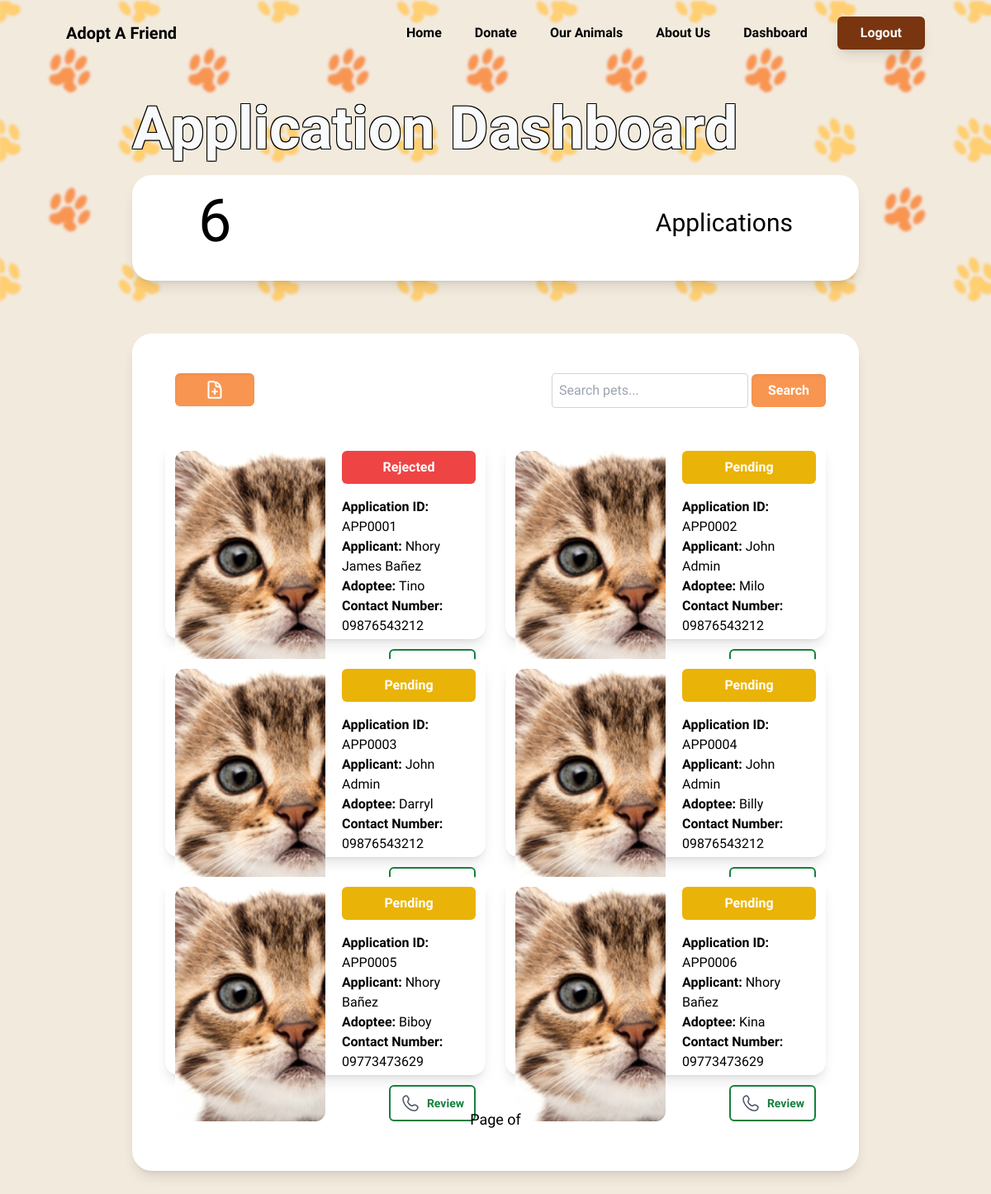
Before: /staff/dashboard/applications/ (signed in) with the older database file.
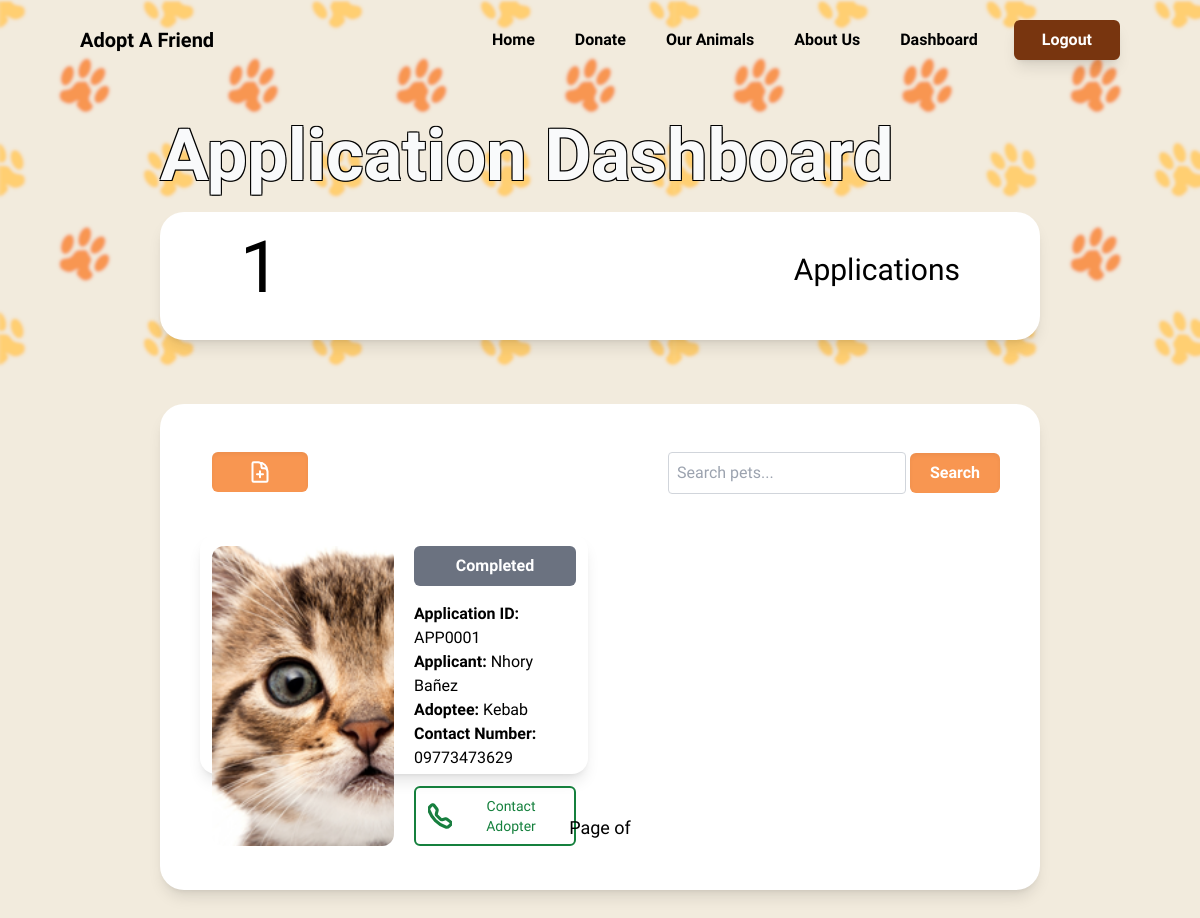
After: the same page with the newer database file.
### pets/models.py (models this page shows, shortened)
class Application(models.Model):
    applicationId = models.CharField(max_length=10, default=generate_application_key, primary_key=True, unique=True)
    pet = models.ForeignKey(Pet, null=False, on_delete=models.CASCADE)
    user = models.ForeignKey(Users, null=False, on_delete=models.CASCADE)
    adopteeFirstName = models.CharField(max_length=50, null=False, blank=False)
    adopteeLastName = models.CharField(max_length=50, null=False, blank=False)
    adopteeHomeAddress = models.CharField(max_length=300, null=False, blank=False)
    adopteeContactNum = models.CharField(max_length=15, null=False, blank=False)
    picture = models.ImageField(blank=False, null=False, upload_to='static/application_pics', default="static/default.png")
    status = models.CharField(max_length=50, choices=APPLICATION_STATUS ,null=False, blank=False, default="Pending")
    preferredModeOfInterview =  models.CharField(max_length=50, choices=INTERVIEW_MODE ,null=False, blank=False, default="")
    modeOfInterview =  models.CharField(max_length=50, choices=INTERVIEW_MODE ,null=False, blank=False, default="")
    staffComment = models.TextField(max_length=300, null=False, blank=True, default='')
    interviewDate = models.DateField(null=True, blank=True)
    interviewTime = models.TimeField(null=True, default=None, blank=True)
    inPersonVisitDate = models.DateField(null=True, blank=True)
    inPersonVisitTime = models.TimeField(null=True, default=None, blank=True)
    created_at = models.DateTimeField(default=timezone.now)

class Pet(models.Model):
    petId = models.CharField(max_length=10, default=generate_pet_key, primary_key=True, unique=True)
    petName = models.CharField(max_length=50, null=False, blank=False, unique=True)
    animalType = models.CharField(max_length=20, choices=ANIMAL_TYPES_CHOICES, null=False, blank=False)
    breed = models.CharField(max_length=50, null=False, blank=False)
    petAge = models.CharField(max_length=50, null=False, blank=False, choices=PET_AGE_CHOICES)
    petGender = models.CharField(max_length=20, choices=GENDER_CHOICES, null=False, blank=False, default="")
    petSize = models.CharField(max_length=20, choices=PET_SIZE_CHOICES, null=False, blank=False)
    petColor = models.CharField(max_length=20, choices=COLOR_CHOICES, null=False, blank=False, default="")
    petDescription = models.TextField(max_length=500, blank=True, null=True)
    petPersonality = models.CharField(max_length=50, choices=PERSONALITY_CHOICES, blank=False, null=False, default="")
    dateAcquired = models.DateField(blank=False, null=False, default=timezone.now)
    isTrained = models.BooleanField(default=False)
    slug = models.SlugField(unique=True, blank=True)

### staff/decorators.py (the view)
    def _wrapped_view(request, *args, **kwargs):
        if not request.user.is_staff:
            return HttpResponseForbidden("You don't have permission to access this page.")
        return view_func(request, *args, **kwargs)

### staff/views.py (called while the page is built)
@staff_required
def staff_application_dashboard(request):
    application = Application.objects.all()
    total_application_count = application.count()
    query = request.GET.get('q')
    if query:
        application = application.filter(
            Q(campaignName__icontains=query) |
            Q(campaignId__icontains=query)
            )
    return render(request, 'staff/staff_application_dashboard.html', {
        'application':application,
        'total_application_count': total_application_count})

### staff/templates/staff/staff_application_dashboard.html (shortened to what this page needs)
{% extends 'staff/base.html' %}
{% load static %}
{% block image %} <img src="{% static '\image\dashboard.png' %}" alt="" class="absolute"> {% endblock %}
{% block content %}
<div>
    <h1 class="relative ml-40 mt-10 text-7xl text-shadows text-gray-50 font-bold" style="font-family: 'Imprima'">
        Application Dashboard
    </h1>
</div>
<div class="mx-40 mt-5 relative">
    <div class="h-32 bg-white rounded-3xl shadow-lg flex justify-between" style="font-family: 'Imprima';">
        <h1 class="text-7xl py-5 pl-20 total-pets-count">{{ total_application_count }}</h1>
        <h1 class="text-3xl py-10 pr-20 flex justify-end">Applications</h1>
    </div>
</div>
<div class="mt-16 mb-16 py-12 px-10 mx-40 bg-white rounded-3xl relative shadow-lg" style="font-family: 'Imprima';">
    <div class="flex justify-between">
        <div class="flex">
            <a href="" class="ml-3">
                <button class="text-shadows shadow-inner transition ease-in-out delay-150 font-semibold text-white px-9 py-2 rounded-md hover:-translate-y-1 hover:scale-110 duration-300" style="background-color: #f89651;">
                </button>
            </a>
        </div>
        <form method="GET" action="{% url 'pet_page' %}" class="mb-4">
            <input type="text" name="q" placeholder="Search pets..." class="p-2 border border-gray-300 rounded">
            <button type="submit" class="shadow-inner transition ease-in-out delay-150 font-semibold text-white px-5 py-2 rounded-md hover:-translate-y-1 hover:scale-110 duration-300" style="background-color: #f89651;">Search</button>
        </form>
    </div>
    <div class="grid grid-cols-2 gap-x-6 justify-center mx-auto max-w-screen-xl">
        {% for application in application %}
    <div class="w-full h-60 p-3 rounded-2xl shadow-lg mt-6 grid grid-cols-2 bg-white">
        <div class="h-full bg-gray-200 rounded-xl" style="background-image: url('{{ application.picture.url }}'); background-size: cover;"></div>
        <div class="ml-5 flex flex-col">
        {% if application.status == "Pending" %}
            <div class="bg-yellow-500 rounded-md text-gray-600 py-2 px-5">
                <h1 class="text-white font-bold text-center">Pending</h1>
            </div>
        {% elif application.status == "On Hold" %}
            <div class="bg-blue-500 rounded-md text-gray-600 py-2 px-5">
                <h1 class="text-white font-bold text-center">On Hold</h1>
            </div>
        {% elif application.status == "Accepted" %}
            <div class="bg-green-700 rounded-md text-gray-600 py-2 px-5">
                <h1 class="text-white font-bold text-center">Accepted</h1>
            </div>
        {% elif application.status == "Rejected" %}
            <div class="bg-red-500 rounded-md text-gray-600 py-2 px-5">
                <h1 class="text-white font-bold text-center">Rejected</h1>
            </div>
        {% elif application.status == "Interviewing" %}
            <div class="bg-purple-500 rounded-md text-gray-600 py-2 px-5">
                <h1 class="text-white font-bold text-center">Interviewing</h1>
            </div>
        {% elif application.status == "Evaluating" %}
            <div class="bg-indigo-500 rounded-md text-gray-600 py-2 px-5">
                <h1 class="text-white font-bold text-center">Evaluating</h1>
            </div>
        {% elif application.status == "Completed" %}
            <div class="bg-gray-500 rounded-md text-gray-600 py-2 px-5">
                <h1 class="text-white font-bold text-center">Completed</h1>
            </div>
        {% endif %}
                <div class="my-4 flex flex-col justify-between">
                    <h1 class=""><b> Application ID: </b>{{application.applicationId}}</h1>
                    <h1 class=""><b> Applicant: </b>{{ application.adopteeFirstName }} {{ application.adopteeLastName }}</h1>
                    <h1 class=""><b> Adoptee: </b>{{ application.pet.petName }}</h1>
                    <h1 class=""><b> Contact Number: </b>{{ application.adopteeContactNum }}</h1>
                </div>
                {% if application.status == "Completed"%}
                    <div class="flex justify-end">
                        <div class="py-2 px-3 border-green-700 border-2 rounded-md text-gray-600 hover:scale-110 duration-200 hover:cursor-pointer">
                            <a href="{% url 'chat' applicationId=application.applicationId %}">
                                <div class="flex gap-2">
                                    <button class="text-sm text-green-700">Contact Adopter</button>
                                </div>
                            </a>
                        </div>
                    </div>
                {% else %}
                    <div class="flex justify-end">
                        <div class="py-2 px-3 border-green-700 border-2 rounded-md text-gray-600 hover:scale-110 duration-200 hover:cursor-pointer">
                            <a href="{% url 'review_application' application_id=application.applicationId %}">
                                <div class="flex gap-2">
                                    <button class="font-semibold text-sm text-green-700">Review</button>
                                </div>
                            </a>
                        </div>
                    </div>
                {% endif %}
            </div>
        </div>
        {% endfor %}
    </div>
        <div class="mt-10 flex justify-center col-span-4">
            <span class="">
                <span class="text-lg mx-4">
                    Page {{ pets.number }} of {{ pets.paginator.num_pages }}
                </span>
            </span>
        </div>
    </div>
{% endblock %}

### staff/templates/staff/base.html (shortened to what this page needs)
{% load static %}
<!DOCTYPE html>
<html lang="en">
<head>
    <script src="https://cdn.tailwindcss.com"></script>
    <link href="https://cdnjs.cloudflare.com/ajax/libs/flowbite/2.1.1/flowbite.min.css" rel="stylesheet" />
</head>
<body style="background-color: #f2ebdd;">
    {% block image %} {% endblock %}
    <div>
        <nav class="py-5 px-20 flex justify-between items-center shadow-xl" style="font-family: 'Imprima', sans-serif; background-color: #f89651;">
            <a href="/" class="relative text-xl font-bold">Adopt A Friend</a>
            <div class="relative flex space-x-10 ml-auto">
                <a href="{% url 'index' %}" class="py-2 text-base font-bold link-animation">Home</a>
                <a href="{% url 'donation_page' %}" class="py-2 text-base font-bold link-animation">Donate</a>
                <a href="{% url 'pet_page' %}" class="py-2 text-base font-bold link-animation">Our Animals</a>
                <a href="#" class="py-2 text-base font-bold link-animation">About Us</a>
                <div class="relative flex space-x-4">
                    {% if user.is_authenticated %}
                        {% if user.is_staff %}
                            <a href="{% url 'staff_dashboard' %}" class="py-2 mr-5 text-base font-bold link-animation">Dashboard</a>
                        {% else %}
                            <a href="{{user.get_absolute_url}}" class="py-2 mr-5 text-base font-bold link-animation">Profile</a>
                        {% endif %}
                        <a href="{% url 'logout' %}">
                            <button class="shadow-lg transition ease-in-out delay-150 font-bold text-white px-7 py-2 rounded-md hover:-translate-y-1 hover:scale-110 duration-300 bg-amber-900">
                                Logout
                            </button>
                        </a>
                    {% endif %}
                </div>
            </div>
        </nav>
    </div>
    {% block content %}
    {% endblock %}

### staff/templates/staff/base.html (style rules this page uses)
.text-shadows { text-shadow: -1px 1px 0 #000, 1px 1px 0 #000, 1px -1px 0 #000, -1px -1px 0 #000; }
.link-animation { position: relative; color: #000; text-decoration: none; }
.link-animation::before { content: ""; position: absolute; display: block; width: 100%; height: 2px; bottom: 0; left: 0; background-color: #000; transform: scaleX(0); transform-origin: top left; transition: transform 0.3s ease; }

Changed rows visible on the page:
removed Application: picture (placeholder picture), status "Pending", applicationId "APP0002", adopteeFirstName "John", adopteeLastName "Admin", pet.petName "Milo", adopteeContactNum "09876543212"
removed Application: picture (placeholder picture), status "Pending", applicationId "APP0003", adopteeFirstName "John", adopteeLastName "Admin", pet.petName "Darryl", adopteeContactNum "09876543212"
removed Application: picture (placeholder picture), status "Pending", applicationId "APP0004", adopteeFirstName "John", adopteeLastName "Admin", pet.petName "Billy", adopteeContactNum "09876543212"
removed Application: picture (placeholder picture), status "Pending", applicationId "APP0005", adopteeFirstName "Nhory", adopteeLastName "Bañez", pet.petName "Biboy", adopteeContactNum "09773473629"
removed Application: picture (placeholder picture), status "Pending", applicationId "APP0006", adopteeFirstName "Nhory", adopteeLastName "Bañez", pet.petName "Kina", adopteeContactNum "09773473629"
changed Application "APP0001": adopteeFirstName "Nhory James" → "Nhory"; pet.petName "Tino" → "Kebab"; adopteeContactNum "09876543212" → "09773473629"; status "Rejected" → "Completed Contact Adopter"
Other visible differences:
{{ total_application_count }}: "6" → "1"
